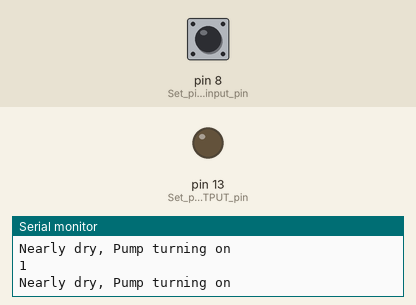
Bench run of a sketch on a simulated Arduino Uno, built with avr-gcc and run on an emulated ATmega328P. On the bench: output pins drawn as LEDs (lit = HIGH), the last lines printed to the serial monitor. Inputs (shaded band) come from the test bench; at power-on: pin 8 (Set_pin_8_as_input_pin) HIGH.

Above: at 1.6 s.
1.7 s: pin 8 (Set_pin_8_as_input_pin) pulled LOW for 0.5 s
At 2.2 s:
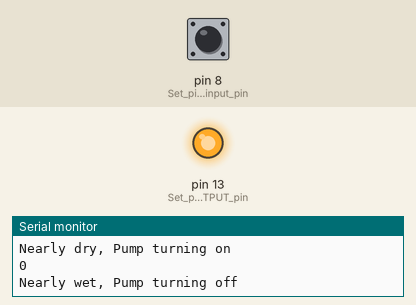
3.9 s: pin 8 (Set_pin_8_as_input_pin) pulled LOW for 3.2 s
At 8.4 s:
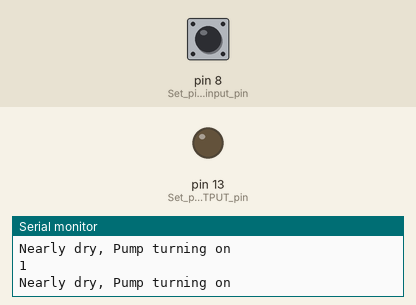
Timing chart, 0 to 9.9 s (numbered marks = the images above; inputs shaded):
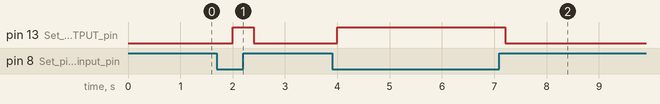

Measured:
- after the input at 1.7 s, pin 13 (Set_pin_13_as_OUTPUT_pin): LOW → HIGH after 0.30 s, → LOW 0.40 s later
- after the input at 3.9 s, pin 13 (Set_pin_13_as_OUTPUT_pin): LOW → HIGH after 0.10 s, → LOW 3.2 s later

The sketch:

Smart_Irrigation.ino
```cpp
int Relay = 13;    //relay module connected to arduino pin 13
int sensor = 8;     //soil sensor connected to arduino pin 8
int val;
void setup() {
  Serial.begin(9600);
   pinMode(13,OUTPUT); //Set pin 13 as OUTPUT pin, to send signal to relay
  pinMode(8,INPUT); //Set pin 8 as input pin, to receive data from Soil moisture sensor.

}

void loop() {

  val = digitalRead(8);
  Serial.println(val);
  if(val == LOW)
  {
    Serial.println("Nearly wet, Pump turning off");
  digitalWrite(13,HIGH); //if soil moisture sensor provides LOW value send LOW value to relay
  }
  else
  {
    Serial.println("Nearly dry, Pump turning on");
  digitalWrite(13,LOW); //if soil moisture sensor provides HIGH value send HIGH value to relay
  }
  delay(400);

}
```
